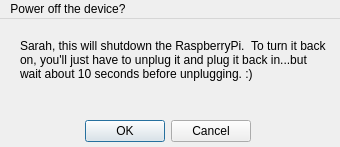
<?xml version="1.0" encoding="UTF-8"?>
<ui version="4.0">
 <class>power_dialogBox</class>
 <widget class="QMainWindow" name="power_dialogBox">
  <property name="geometry">
   <rect>
    <x>0</x>
    <y>0</y>
    <width>340</width>
    <height>147</height>
   </rect>
  </property>
  <property name="windowTitle">
   <string/>
  </property>
  <widget class="QWidget" name="centralwidget">
   <widget class="QDialogButtonBox" name="buttonBox">
    <property name="geometry">
     <rect>
      <x>80</x>
      <y>100</y>
      <width>171</width>
      <height>25</height>
     </rect>
    </property>
    <property name="standardButtons">
     <set>QDialogButtonBox::Cancel|QDialogButtonBox::Ok</set>
    </property>
   </widget>
   <widget class="QLabel" name="label">
    <property name="geometry">
     <rect>
      <x>20</x>
      <y>20</y>
      <width>311</width>
      <height>71</height>
     </rect>
    </property>
    <property name="font">
     <font>
      <weight>50</weight>
      <bold>false</bold>
     </font>
    </property>
    <property name="text">
     <string>Sarah, this will shutdown the RaspberryPi.  To turn it back on, you'll just have to unplug it and plug it back in...but wait about 10 seconds before unplugging. :)</string>
    </property>
    <property name="alignment">
     <set>Qt::AlignLeading|Qt::AlignLeft|Qt::AlignTop</set>
    </property>
    <property name="wordWrap">
     <bool>true</bool>
    </property>
   </widget>
  </widget>
  <widget class="QMenuBar" name="menubar">
   <property name="geometry">
    <rect>
     <x>0</x>
     <y>0</y>
     <width>340</width>
     <height>22</height>
    </rect>
   </property>
   <widget class="QMenu" name="menuPower_off_the_device">
    <property name="font">
     <font>
      <weight>75</weight>
      <italic>true</italic>
      <bold>true</bold>
     </font>
    </property>
    <property name="title">
     <string>Power off the device?</string>
    </property>
   </widget>
   <addaction name="menuPower_off_the_device"/>
  </widget>
 </widget>
 <resources/>
 <connections/>
</ui>
